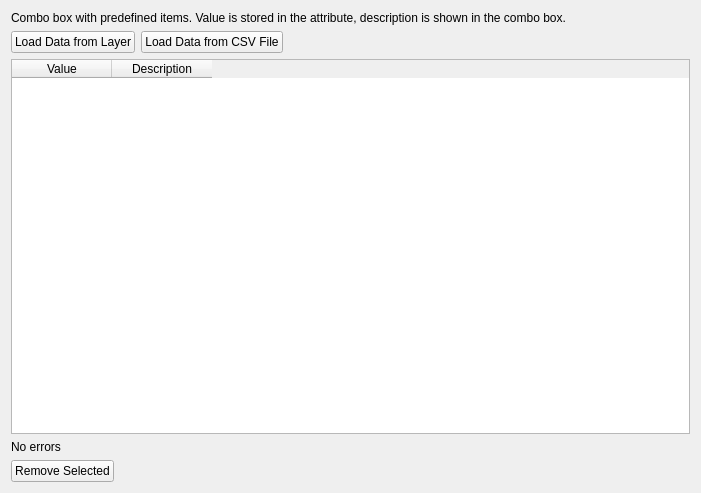
<?xml version="1.0" encoding="UTF-8"?>
<ui version="4.0">
 <class>QgsValueMapWidget</class>
 <widget class="QWidget" name="QgsValueMapWidget">
  <property name="geometry">
   <rect>
    <x>0</x>
    <y>0</y>
    <width>701</width>
    <height>493</height>
   </rect>
  </property>
  <property name="windowTitle">
   <string notr="true">Form</string>
  </property>
  <layout class="QGridLayout" name="gridLayout">
   <item row="0" column="0" colspan="3">
    <widget class="QLabel" name="valueMapLabel">
     <property name="text">
      <string>Combo box with predefined items. Value is stored in the attribute, description is shown in the combo box.</string>
     </property>
     <property name="wordWrap">
      <bool>true</bool>
     </property>
    </widget>
   </item>
   <item row="1" column="0">
    <widget class="QPushButton" name="loadFromLayerButton">
     <property name="text">
      <string>Load Data from Layer</string>
     </property>
    </widget>
   </item>
   <item row="1" column="1">
    <widget class="QPushButton" name="loadFromCSVButton">
     <property name="text">
      <string>Load Data from CSV File</string>
     </property>
    </widget>
   </item>
   <item row="1" column="2">
    <spacer name="horizontalSpacer">
     <property name="orientation">
      <enum>Qt::Horizontal</enum>
     </property>
     <property name="sizeHint" stdset="0">
      <size>
       <width>339</width>
       <height>20</height>
      </size>
     </property>
    </spacer>
   </item>
   <item row="2" column="0" colspan="3">
    <layout class="QVBoxLayout" name="verticalLayout">
     <item>
      <widget class="QTableWidget" name="tableWidget">
       <column>
        <property name="text">
         <string>Value</string>
        </property>
       </column>
       <column>
        <property name="text">
         <string>Description</string>
        </property>
       </column>
      </widget>
     </item>
     <item>
      <widget class="QLabel" name="mValueMapErrorsLabel">
       <property name="enabled">
        <bool>true</bool>
       </property>
       <property name="maximumSize">
        <size>
         <width>16777215</width>
         <height>100</height>
        </size>
       </property>
       <property name="text">
        <string>No errors</string>
       </property>
       <property name="wordWrap">
        <bool>true</bool>
       </property>
      </widget>
     </item>
    </layout>
   </item>
   <item row="3" column="0" colspan="3">
    <layout class="QHBoxLayout" name="horizontalLayout">
     <item>
      <widget class="QPushButton" name="removeSelectedButton">
       <property name="text">
        <string>Remove Selected</string>
       </property>
      </widget>
     </item>
     <item>
      <spacer name="horizontalSpacer_2">
       <property name="orientation">
        <enum>Qt::Horizontal</enum>
       </property>
       <property name="sizeHint" stdset="0">
        <size>
         <width>518</width>
         <height>20</height>
        </size>
       </property>
      </spacer>
     </item>
    </layout>
   </item>
  </layout>
 </widget>
 <tabstops>
  <tabstop>loadFromLayerButton</tabstop>
  <tabstop>loadFromCSVButton</tabstop>
  <tabstop>tableWidget</tabstop>
  <tabstop>removeSelectedButton</tabstop>
 </tabstops>
 <resources/>
 <connections/>
</ui>
